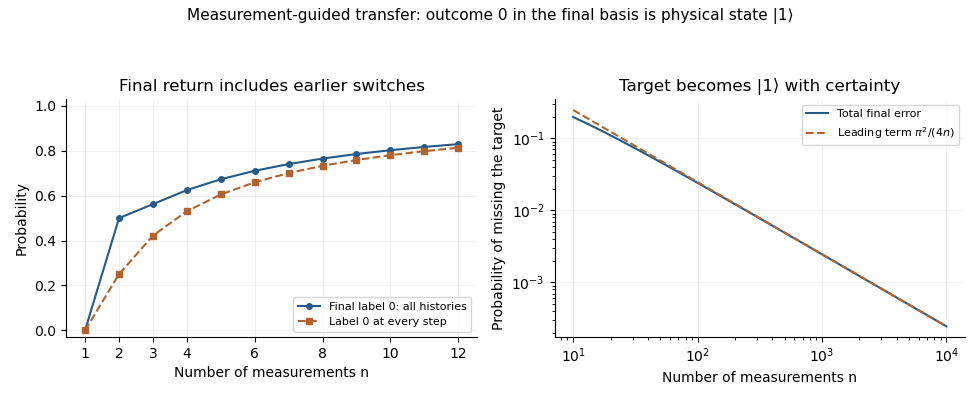

Write Python code to recreate this figure.
"""Original rotating-measurement probability figure for Oxford Quantum Information 2019.

Python 3.14.4, NumPy 2.3.5, Matplotlib 3.10.7, as documented in root pyproject.
Writes a same-basename opaque white PNG to CWD; no external inputs.
"""
from pathlib import Path
import numpy as np
import matplotlib
matplotlib.use('Agg')
import matplotlib.pyplot as plt


def main():
    plt.rcParams.update({'font.size':10,'axes.spines.top':False,'axes.spines.right':False})
    n=np.arange(1,13)
    target=(1+np.cos(np.pi/n)**n)/2
    uninterrupted=np.cos(np.pi/(2*n))**(2*n)
    assert np.isclose(target[2],9/16) and np.isclose(uninterrupted[2],27/64)
    fig,(ax,bx)=plt.subplots(1,2,figsize=(9.8,4.0),dpi=100)
    fig.patch.set_facecolor('white')
    ax.plot(n,target,'o-',color='#245b88',label='Final label 0: all histories',markersize=4)
    ax.plot(n,uninterrupted,'s--',color='#b1632e',label='Label 0 at every step',markersize=4)
    ax.set(xlabel='Number of measurements n',ylabel='Probability',title='Final return includes earlier switches',xticks=[1,2,3,4,6,8,10,12],ylim=(-.03,1.03))
    ax.legend(fontsize=8,loc='lower right')
    large=np.unique(np.geomspace(10,10000,160).astype(int))
    error=(1-np.cos(np.pi/large)**large)/2
    bx.loglog(large,error,color='#245b88',label='Total final error')
    bx.loglog(large,np.pi**2/(4*large),'--',color='#b1632e',label=r'Leading term $\pi^2/(4n)$')
    bx.set(xlabel='Number of measurements n',ylabel='Probability of missing the target',title='Target becomes |1⟩ with certainty')
    bx.legend(fontsize=8)
    for axis in [ax,bx]:axis.grid(alpha=.18)
    fig.suptitle('Measurement-guided transfer: outcome 0 in the final basis is physical state |1⟩',fontsize=11)
    fig.tight_layout(rect=(0,0,1,.92))
    fig.savefig(Path.cwd()/(Path(__file__).stem+'.png'),facecolor='white',transparent=False,metadata={'Software':'Original analytic figure; NumPy/Matplotlib'})
    plt.close(fig)


if __name__=='__main__':
    main()
